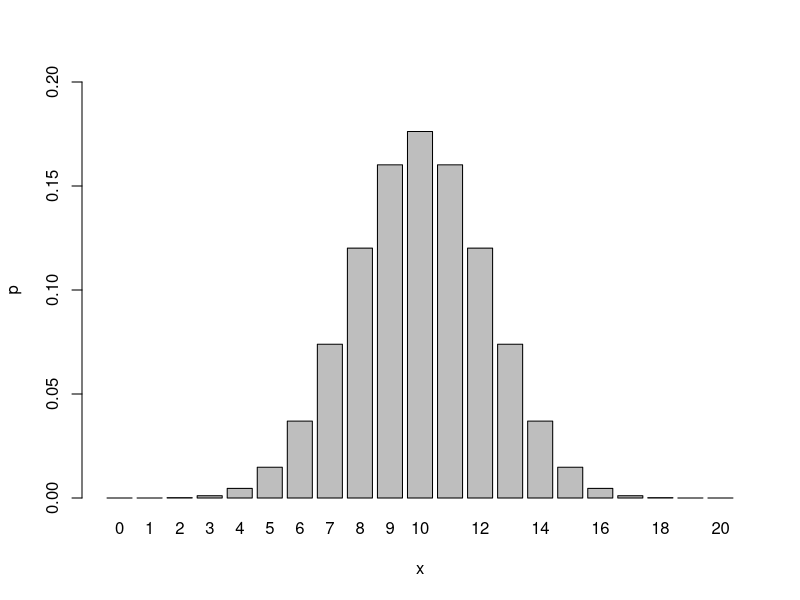
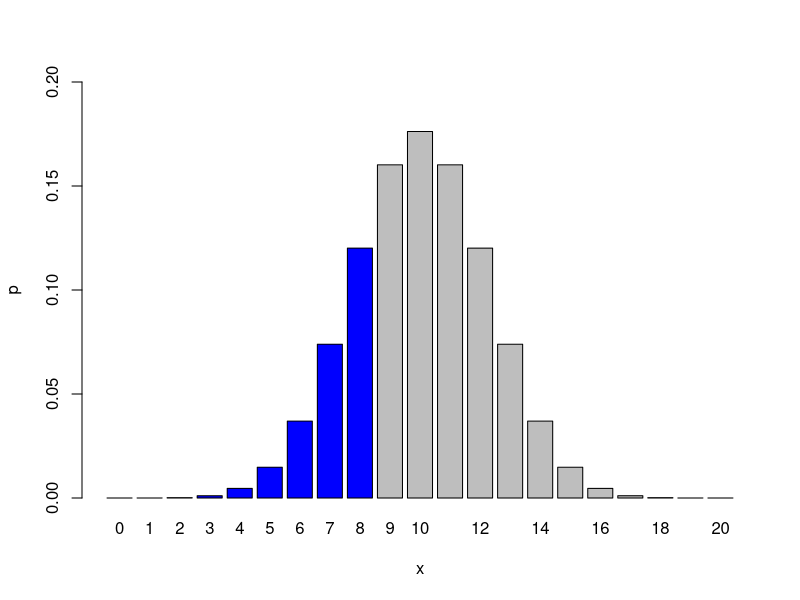
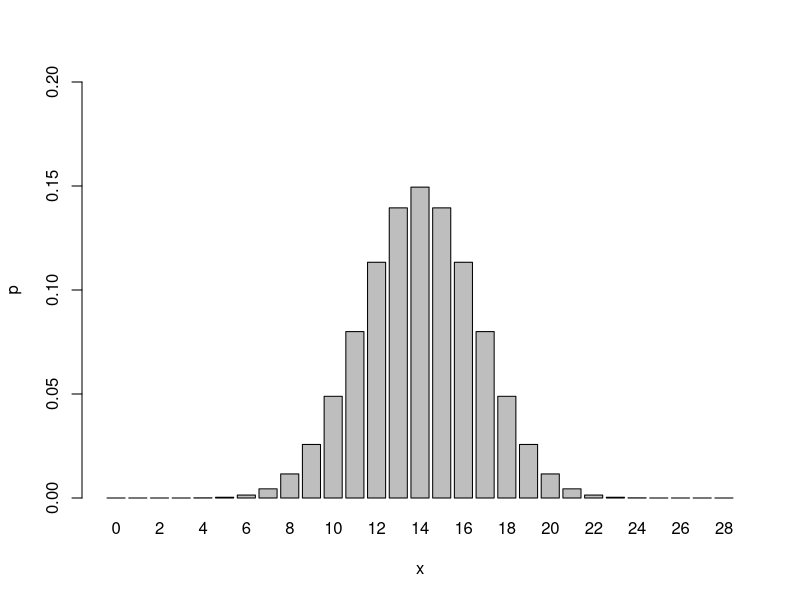
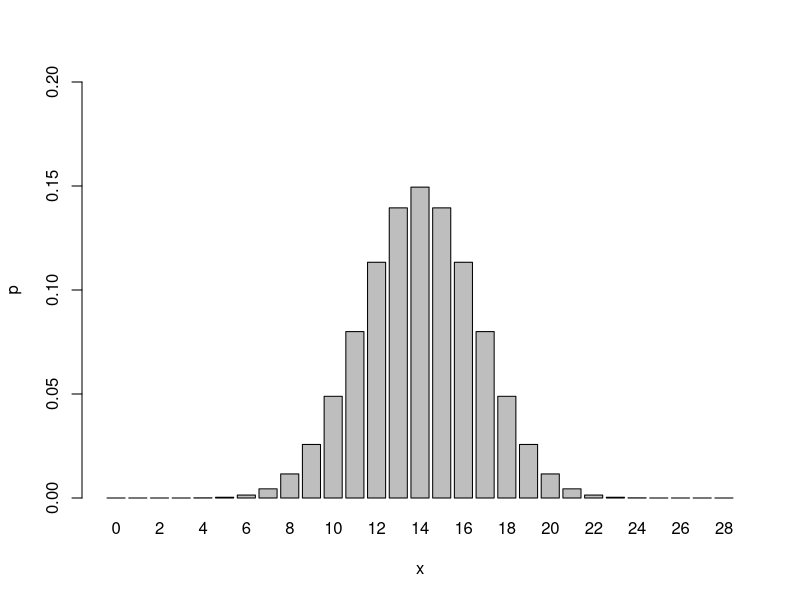

These figures' R source, in order:
#Binomial test

#sign test for ecological footprints with 9 pluses (k=9)
#create a binomial probability distribution of n = 20 trials
dist <- dbinom(x = 0:20, size = 20, p = 0.5)
dist

#plot the distribution
barplot(dist, ylim= c(0,0.20), names.arg = 0:20, xlab = 'x', ylab = 'p')
#add color to the values of the distribution 0:9 
barplot(dist, ylim= c(0,0.20), names.arg = 0:20, xlab = 'x', ylab = 'p',
        col = c(rep("blue", 9), rep("gray", 11)))

#summarize the first 9 values and multiply by 2 (for a two-tailed test)
#gives the probability of observing k = 9
p <- 2*dbinom(x=0:9, size = 20, p = 0.5)
sum(p) #p-value

#check answer
binom.test(9, 20, 0.5)

#sign test for birds above 1500 m (1 plus, k=1)
#create a binomial probability distribution of n = 28 trials
dist <- dbinom(x = 0:28, size = 28, p = 0.5)
dist

#plot the distribution
barplot(dist, ylim= c(0,0.20), names.arg = 0:28, xlab = 'x', ylab = 'p')
#add color to the values of the distribution 0:1
barplot(dist, ylim= c(0,0.20), names.arg = 0:28, xlab = 'x', ylab = 'p', 
        col = c(rep("blue", 1), rep("gray", 27)))

#summarize the first 9 values and multiply by 2 
#gives the probability of observing k = 1
p <- 2*dbinom(x=0:1, size = 28, p = 0.5)
sum(p) #p-value

#check answer
binom.test(1, 28, 0.5)
